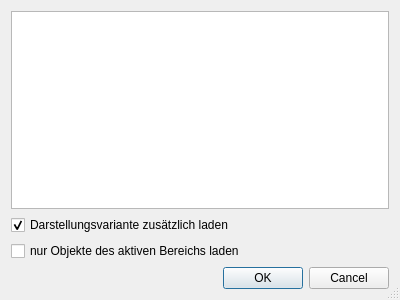
<?xml version="1.0" encoding="UTF-8"?>
<ui version="4.0">
 <class>ObjektartLaden</class>
 <widget class="QDialog" name="ObjektartLaden">
  <property name="geometry">
   <rect>
    <x>0</x>
    <y>0</y>
    <width>400</width>
    <height>300</height>
   </rect>
  </property>
  <property name="windowTitle">
   <string>Objektart Laden</string>
  </property>
  <property name="sizeGripEnabled">
   <bool>true</bool>
  </property>
  <layout class="QVBoxLayout" name="verticalLayout">
   <item>
    <widget class="QTreeWidget" name="layerChooser">
     <property name="editTriggers">
      <set>QAbstractItemView::NoEditTriggers</set>
     </property>
     <property name="showDropIndicator" stdset="0">
      <bool>false</bool>
     </property>
     <property name="selectionMode">
      <enum>QAbstractItemView::ExtendedSelection</enum>
     </property>
     <property name="selectionBehavior">
      <enum>QAbstractItemView::SelectItems</enum>
     </property>
     <property name="columnCount">
      <number>1</number>
     </property>
     <attribute name="headerVisible">
      <bool>false</bool>
     </attribute>
     <column>
      <property name="text">
       <string notr="true">1</string>
      </property>
     </column>
    </widget>
   </item>
   <item>
    <widget class="QCheckBox" name="chkDisplay">
     <property name="toolTip">
      <string>Wenn der Haken gesetzt ist, wird zusätzlich ein Layer geladen, der die Objektart darstellt, dieser Layer zusätzliche Layer kann nicht editiert werden</string>
     </property>
     <property name="text">
      <string>Darstellungsvariante zusätzlich laden</string>
     </property>
     <property name="checked">
      <bool>true</bool>
     </property>
    </widget>
   </item>
   <item>
    <widget class="QCheckBox" name="chkAktiverBereich">
     <property name="text">
      <string>nur Objekte des aktiven Bereichs laden</string>
     </property>
    </widget>
   </item>
   <item>
    <widget class="QDialogButtonBox" name="buttonBox">
     <property name="standardButtons">
      <set>QDialogButtonBox::Cancel|QDialogButtonBox::Ok</set>
     </property>
    </widget>
   </item>
  </layout>
 </widget>
 <resources/>
 <connections/>
</ui>
